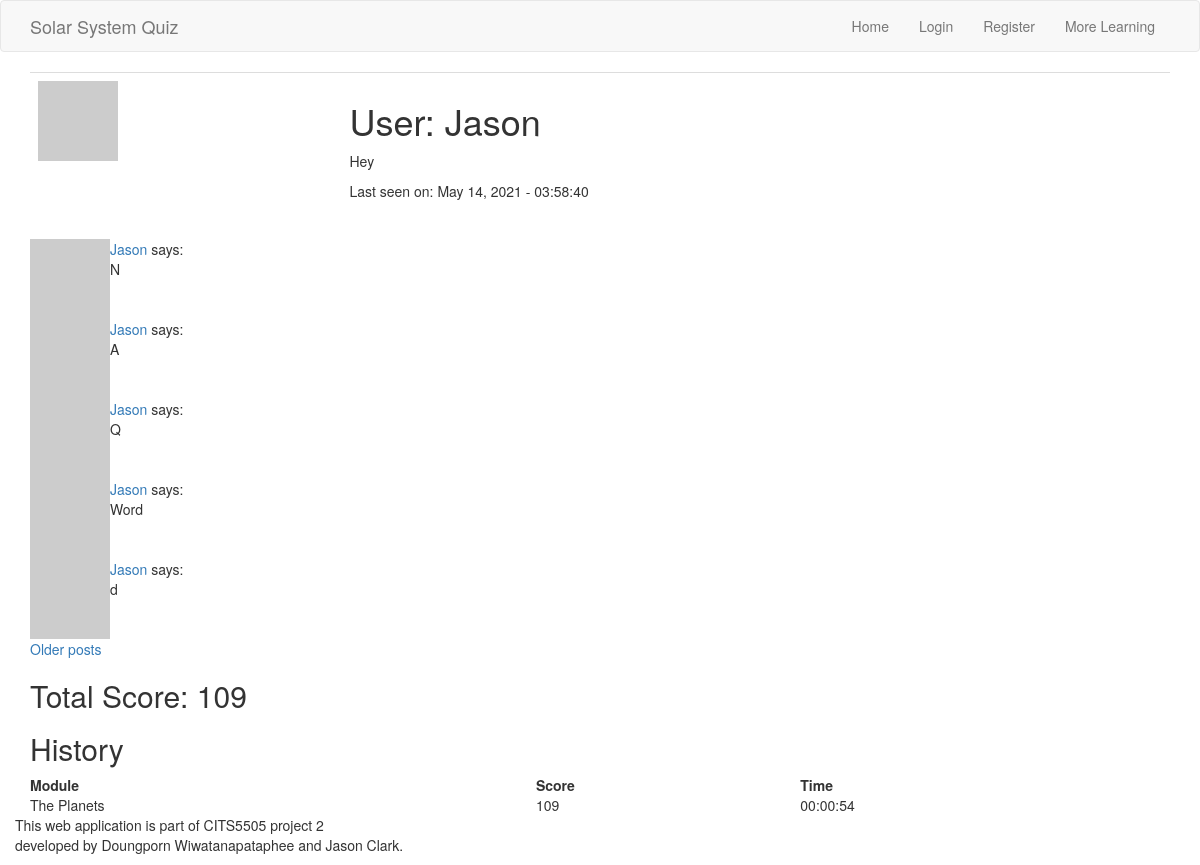
Before: /user/Jason with the older database file.
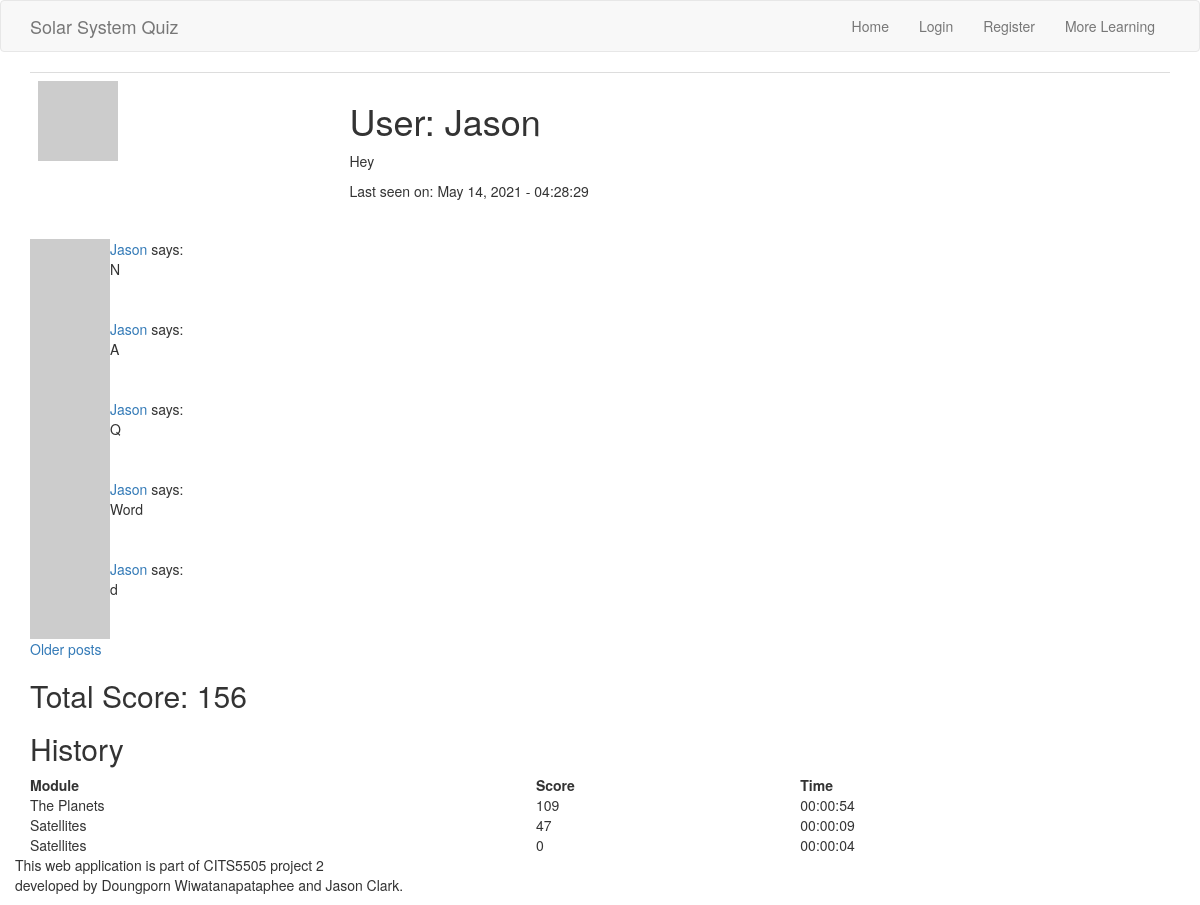
After: the same page with the newer database file.
### app/models.py (models this page shows, shortened)
class User(UserMixin, db.Model):
    __tablename__ = 'user_table'
    id = db.Column(db.Integer, primary_key=True)
    username = db.Column(db.String(64), index=True, unique=True)
    user_type = db.Column(db.String(64))
    email = db.Column(db.String(120), index=True, unique=True)
    password_hash = db.Column(db.String(128))
    posts = db.relationship('Post', backref='author', lazy='dynamic')
    about_me = db.Column(db.String(140))
    last_seen = db.Column(db.DateTime, default=datetime.utcnow)
    score_child = db.relationship("Score", backref = 'user_parent')
    quiz_unlocked = db.Column(db.Integer, default=0)
    def avatar(self, size):
      digest = md5(self.email.lower().encode('utf-8')).hexdigest()
      return 'https://www.gravatar.com/avatar/{}?d=identicon&s={}'.format(digest, size)

class Post(db.Model):
    id = db.Column(db.Integer, primary_key=True)
    user_id = db.Column(db.Integer, db.ForeignKey('user_table.id')) #user.id
    body = db.Column(db.String(140))
    timestamp = db.Column(db.DateTime, index=True, default=datetime.utcnow)
    page = db.Column(db.String)
    upvotes = db.Column(db.Integer, default=0)
    downvotes = db.Column(db.Integer, default=0)

class Score(db.Model):
    __tablename__ = 'score'
    id = db.Column(db.Integer, primary_key = True)
    user_id = db.Column(db.Integer, db.ForeignKey('user_table.id'))
    questionset_id = db.Column(db.Integer, db.ForeignKey('questionset.id'))
    score = db.Column(db.Integer)
    time_taken = db.Column(db.Time)

class QuestionSet(db.Model):
    __tablename__ = 'questionset'
    id = db.Column(db.Integer, primary_key = True)
    name = db.Column(db.String(64))
    number_of_questions = db.Column(db.Integer)
    child = db.relationship("CurrentQuestion")
    score_child = db.relationship('Score', backref= 'questionset_parent')

### app/routes.py (the view)
@app.route('/user/<username>', methods = ['GET','POST'])
def user_profile(username):
    user = User.query.filter_by(username=username).first_or_404()
    page = request.args.get('page', 1, type=int)
    posts = user.posts.paginate(
      page, 5, False)
    next_url = url_for('user_profile', username=username, page=posts.next_num) \
      if posts.has_next else None
    prev_url = url_for('user_profile', username=username, page=posts.prev_num) \
      if posts.has_prev else None
    score_dict = [] # initialise module score dictionary
    total = 0       # initialise total score as zero
    user_scores = Score.query.filter_by(user_id=user.id).all()
    for score in user_scores:
        score_dict.append({'module': score.questionset_id}) # append scores for each learning module
        total += score.score    # add total score
        scoreSorted = Score.query.filter_by(user_id=user.id).order_by(Score.score.desc()).all()
    return render_template('user_profile.html', user=user, score=total, posts=posts.items,
    scoreSorted = scoreSorted, next_url=next_url, prev_url=prev_url)

### app/routes.py (called while the page is built)
@app.before_request
def before_request():
    from_zone = tz.tzutc()
    to_zone = tz.tzlocal()
    utc = datetime.utcnow()
    utc = utc.replace(tzinfo=from_zone)
    central = utc.astimezone(to_zone)   # convert to local timezone
    if current_user.is_authenticated:
        current_user.last_seen = central
        db.session.commit()

### app/templates/user_profile.html (shortened to what this page needs)
{% extends 'base.html' %}
{% block body %}
<div class="container">
<table class="table table-hover">
    <tr valign="top">
        <td><img src="{{ user.avatar(128) }}"></td>
        <td>
            <h1>User: {{ user.username }}</h1>
            {% if user.about_me %}<p>{{ user.about_me }}</p>{% endif %}
            {% if user.last_seen %}<p>Last seen on: {{ user.last_seen.strftime('%B %d, %Y - %H:%M:%S') }}</p>{% endif %}
        </td>
    </tr>
</table>
</div>
<div class="container">
  {% for post in posts %}
  {% include '_post.html'%}
  {% endfor %}
  {% if next_url %}
  <a href="{{ next_url }}">Older posts</a>
  {% endif %}
</div>
<div class="container">
    <h2>Total Score: {{ score }}</h2>
    <h2>History</h2>
    <table style="width:100%;">
        <thead>
            <tr>
                <th>Module</th>
                <th>Score</th>
                <th>Time</th>
            </tr>
        </thead>
        <tbody>
        {% for score in scoreSorted %}
        {%  if loop.index <= 5  %}
            <tr>
                <td>{{ score.questionset_parent.name }}</td>
                <td>{{ score.score }}</td>
                <td>{{ score.time_taken }}</td>
            </tr>
        {% endif %}
        {% endfor %}
        </tbody>
    </table>
</div>
{% endblock %}

### app/templates/base.html (shortened to what this page needs)
<!DOCTYPE html>
<html lang="en">
<head>
    <link rel="stylesheet" href="https://maxcdn.bootstrapcdn.com/bootstrap/3.4.1/css/bootstrap.min.css">
    <link rel="stylesheet" href="https://cdnjs.cloudflare.com/ajax/libs/font-awesome/4.7.0/css/font-awesome.min.css">
</head>
<body>
    {% block navbar %}
    <nav class="navbar navbar-default">
        <div class="container">
            <div class="navbar-header">
                <a class="navbar-brand" href="{{ url_for('home') }}">Solar System Quiz</a>
            </div>
            <div class="collapse navbar-collapse" id="bs-example-navbar-collapse-1">
                <ul class="nav navbar-nav navbar-right">
                    {% if current_user.is_authenticated %}
                    <li><a href="{{ url_for('home') }}">Home</a></li>
                    <li><a href="{{ url_for('user_profile', username=current_user.username) }}">{{ current_user.username }} Profile</a></li>
                    <li><a href="{{ url_for('more_learning') }}">More Learning</a></li>
                    <li><a href="{{ url_for('logout') }}">Sign Out</a></li>
                    {% else %}
                    <li><a href="{{ url_for('home') }}">Home</a></li>
                    <li><a href="{{ url_for('login') }}">Login</a></li>
                    <li><a href="{{ url_for('register') }}">Register</a></li>
                    <li><a href="{{ url_for('more_learning') }}">More Learning</a></li>
                    {% endif %}
                </ul>
            </div>
        </div>
    </nav>
    {% endblock %}
    {% block body %}{% endblock %}
    <div class="container" style='bottom:0; width:100%; '>
        <p>This web application is part of CITS5505 project 2 <br>
           developed by Doungporn Wiwatanapataphee and Jason Clark.</p>
</body>
</html>

### app/templates/_post.html (shortened to what this page needs)
<table>
  <tr valign="top">
    <td><img src="{{ post.author.avatar(36) }}"></td>
    <td>
      <a href="{{ url_for('user_profile', username=post.author.username) }}">
        {{ post.author.username }}
      </a>
      says:<br>{{ post.body }}
    </td>
  </tr>
</table>

Changed rows visible on the page:
changed User "Jason": last_seen "May 14, 2021 - 03:58:40" → "May 14, 2021 - 04:28:29"
added Score: questionset_parent.name "Satellites", score "47", time_taken "00:00:09"
added Score: questionset_parent.name "Satellites", score "0", time_taken "00:00:04"
Other visible differences:
{{ score }}: "109" → "156"
